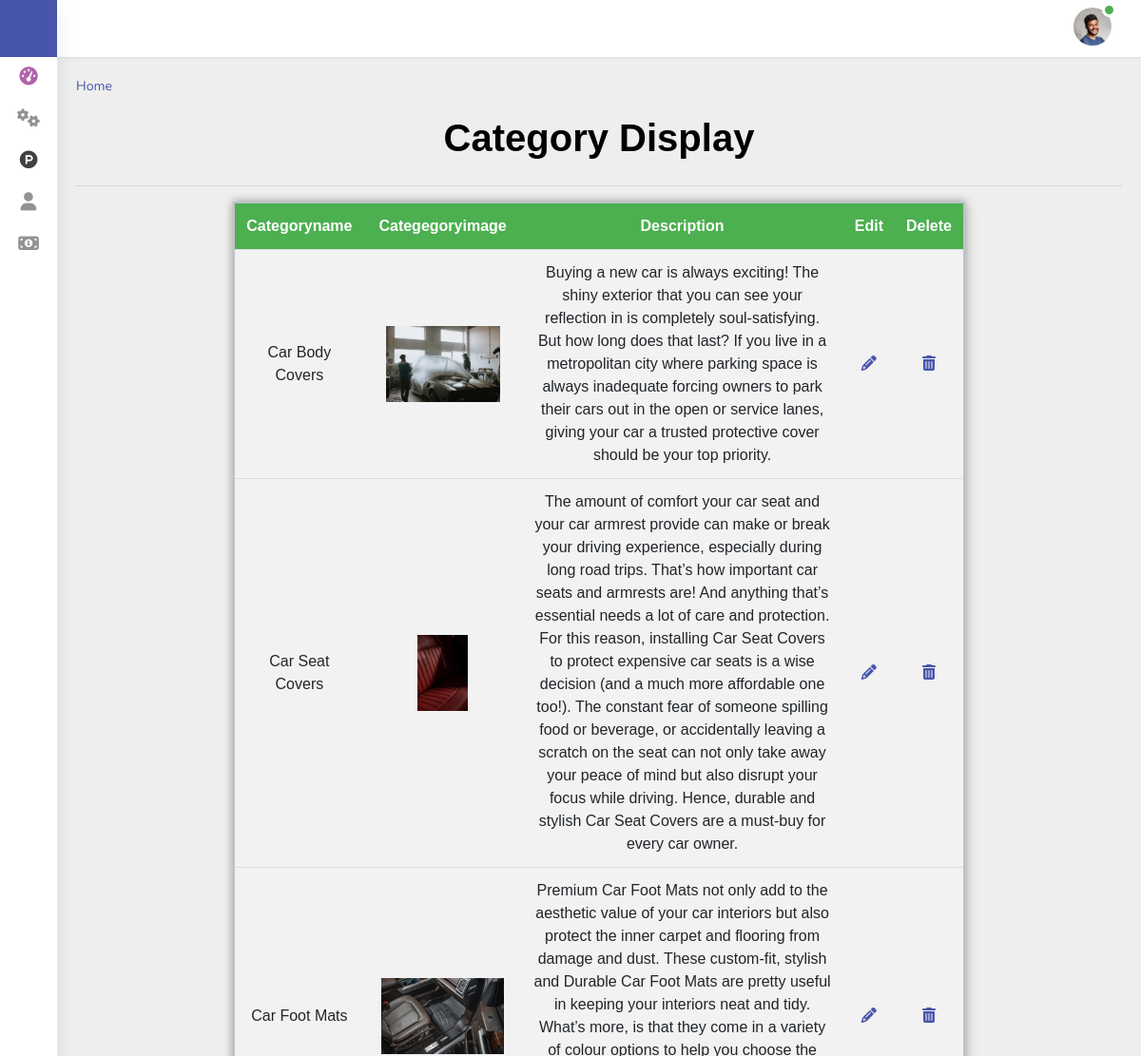
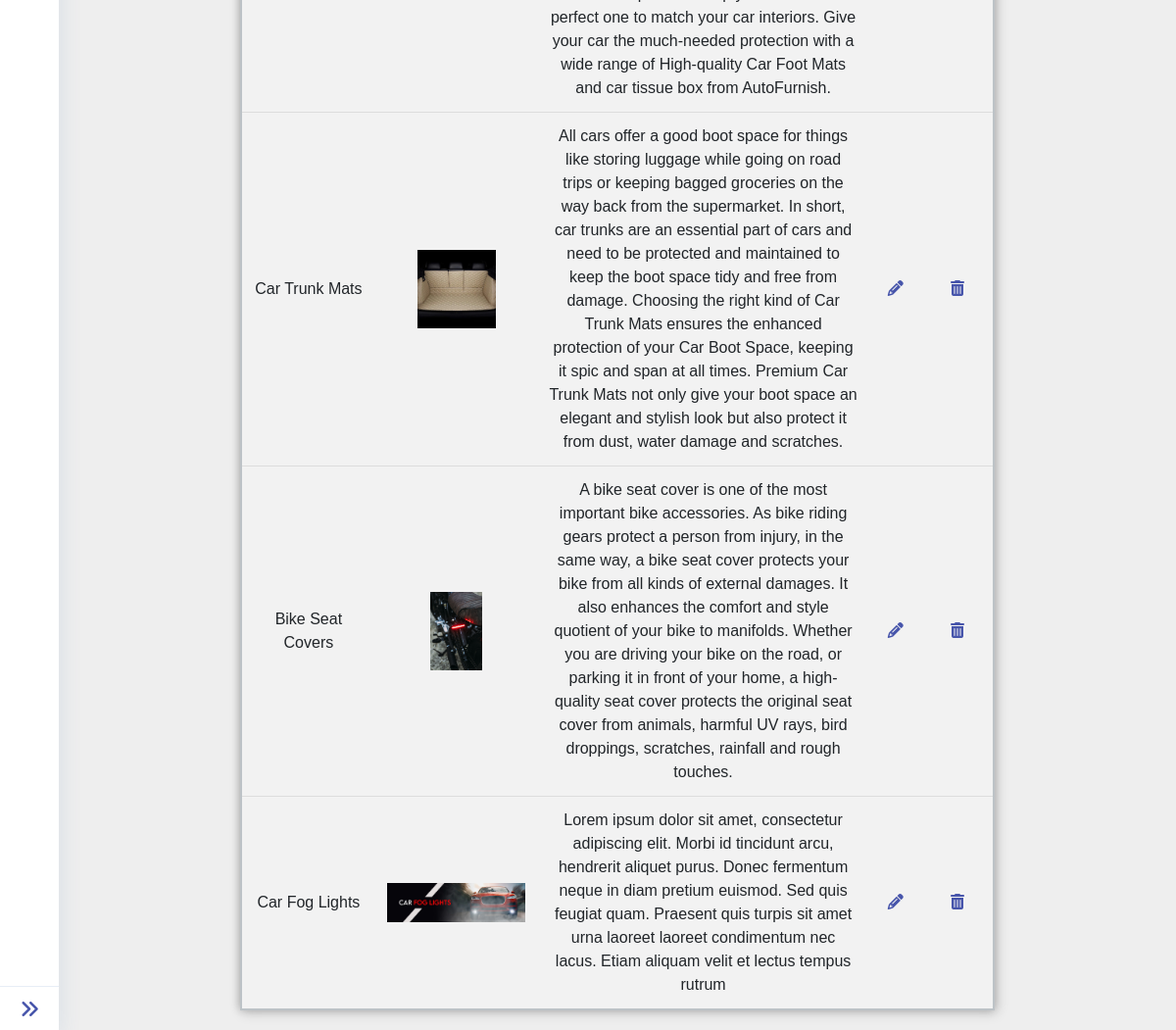
The app's page /myapp/categorydisplay/ with its own data (2 pictures, top to bottom).
### myapp/models.py (models this page shows)
class categorysave(models.Model):
    categoryname=models.CharField(max_length=30,null=True,blank=True)
    categoryimage=models.ImageField(upload_to='profile')
    description=models.CharField(max_length=100,null=True,blank=True)

### myapp/views.py (the view)
# urls.py: path('categorydisplay/',views.categorydisplay,name="categorydisplay"),
def categorydisplay(request):
    data=categorysave.objects.all()
    return render(request,"categorydisplay.html",{"key":data})

### myapp/templates/categorydisplay.html (shortened to what this page needs)
<!DOCTYPE html>
{% extends 'index.html' %}
{% block content %}
{% load static %}
<html lang="en">
<head>
    <link rel="stylesheet" type="text/css" href="{% static 'myapp/css/catdisplay.css' %}">
</head>
<body>
        <h1>Category Display</h1>
        <hr>
        <table >
            <thead >
                <tr  class="header1">
                    <th >Categoryname</th>
                    <th>Categegoryimage</th>
                    <th>Description</th>
                    <th>Edit</th>
                    <th>Delete</th>
                </tr>
            </thead>
            <tbody>
            {% for i in key %}
                <tr>
                    <td>{{i.categoryname}}</td>
                    <td>
                        <img src="{{i.categoryimage.url}}">
                    </td>
                    <td>{{i.description}}</td>
                    <td><a href="{% url 'displayeditcategory' dataid=i.id%}"><i class="fa fa-pencil" aria-hidden="true"></i></a></td>
                    <td><a href="{%  url 'deletecategory' dataid=i.id %}"><i class="fa fa-trash" aria-hidden="true"></i></a></td>
                </tr>
            {% endfor %}
            </tbody>
        </table>
</body>
</html>
{% endblock %}

### myapp/templates/index.html (shortened to what this page needs)
<!doctype html>
{% load static %}
<html lang="en">
<head>
  <link rel="stylesheet" href="https://cdn.jsdelivr.net/npm/bootstrap@4.0.0/dist/css/bootstrap.min.css">
  <link rel="stylesheet" href="{% static 'assets/css/style-starter.css' %}">
</head>
<body class="sidebar-menu-collapsed">
<section>
  <div class="sidebar-menu sticky-sidebar-menu">
    <div class="logo-icon text-center">
      <a href="{% url 'indexrender' %}" title="logo"><img src="{% static 'assets/images/logo.png' %}" alt="logo-icon"> </a>
    </div>
    <div class="sidebar-menu-inner">
      <ul class="nav nav-pills nav-stacked custom-nav">
        <li class="active"><a href="{% url 'indexrender' %}"><i class="fa fa-tachometer"></i><span>Home</span></a>
        </li>
        <li class="menu-list">
          <a href="{% url 'categoryform' %}"><i class="fa fa-cogs"></i>
            <span>Category</span></a>
        </li>
        <li class="menu-list">
          <a href="{% url 'productfill' %}"><i class="fa-brands fa-product-hunt"></i>
            <span>Product</span></a>
        </li>
         <li class="menu-list">
          <a href=""><i class="fa fa-user"></i>
            <span>User Info</span></a>
        </li>
         <li class="menu-list">
          <a href=""><i class="fa fa-money"></i>
            <span>Payment</span></a>
        </li>
      </ul>
      <a class="toggle-btn">
        <i class="fa fa-angle-double-right menu-collapsed__right"></i>
      </a>
    </div>
  </div>
  <div class="header sticky-header">
    <div class="menu-right">
      <div class="navbar user-panel-top">
        <div class="user-dropdown-details d-flex">
          <div class="profile_details">
            <ul>
              <li class="dropdown profile_details_drop">
                <a href="#" class="dropdown-toggle" data-toggle="dropdown" id="dropdownMenu3" aria-haspopup="true"
                  aria-expanded="false">
                  <div class="profile_img">
                    <img src="{% static 'assets/images/profileimg.jpg' %}" class="rounded-circle" alt="" />
                    <div class="user-active">
                      <span></span>
                    </div>
                  </div>
                </a>
              </li>
            </ul>
          </div>
        </div>
      </div>
    </div>
  </div>
<div class="main-content">
  <div class="container-fluid content-top-gap">
    <nav aria-label="breadcrumb">
      <ol class="breadcrumb my-breadcrumb">
        <li class="breadcrumb-item"><a href="{% url 'indexrender' %}">Home</a></li>
      </ol>
    </nav>
            {% block content %}{% endblock %}
</body>
</html>

### static/myapp/css/catdisplay.css (style rules this page uses)
body { padding: 0; margin: 0; font-family: Verdana, Geneva, Tahoma, sans-serif; }
h1 { text-align: center; font-weight: 600; color: black; padding: 10px 0px; }
th, td { padding: 12px; text-align: center; border-bottom: 1px solid #ddd; overflow-wrap: break-word; word-wrap: break-word; }
img { width: 100%; height: 10vh; object-fit: contain; mix-blend-mode: darken; }

### records on screen
categorysave: categoryname "Car Body Covers", categoryimage (picture), description "Buying a new car is always exciting! The shiny exterior that you can see your reflection in is completely soul-satisfying. But how long does that last? If you live in a metropolitan city where parking space is always inadequate forcing owners to park their cars out in the open or service lanes, giving your car a trusted protective cover should be your top priority."
categorysave: categoryname "Car Seat Covers", categoryimage (picture), description "The amount of comfort your car seat and your car armrest provide can make or break your driving experience, especially during long road trips. That’s how important car seats and armrests are! And anything that’s essential needs a lot of care and protection. For this reason, installing Car Seat Covers to protect expensive car seats is a wise decision (and a much more affordable one too!). The constant fear of someone spilling food or beverage, or accidentally leaving a scratch on the seat can not only take away your peace of mind but also disrupt your focus while driving. Hence, durable and stylish Car Seat Covers are a must-buy for every car owner."
categorysave: categoryname "Car Foot Mats", categoryimage (picture), description "Premium Car Foot Mats not only add to the aesthetic value of your car interiors but also protect the inner carpet and flooring from damage and dust. These custom-fit, stylish and Durable Car Foot Mats are pretty useful in keeping your interiors neat and tidy. What’s more, is that they come in a variety of colour options to help you choose the perfect one to match your car interiors. Give your car the much-needed protection with a wide range of High-quality Car Foot Mats and car tissue box from AutoFurnish."
categorysave: categoryname "Car Trunk Mats", categoryimage (picture), description "All cars offer a good boot space for things like storing luggage while going on road trips or keeping bagged groceries on the way back from the supermarket. In short, car trunks are an essential part of cars and need to be protected and maintained to keep the boot space tidy and free from damage. Choosing the right kind of Car Trunk Mats ensures the enhanced protection of your Car Boot Space, keeping it spic and span at all times. Premium Car Trunk Mats not only give your boot space an elegant and stylish look but also protect it from dust, water damage and scratches."
categorysave: categoryname "Bike Seat Covers", categoryimage (picture), description "A bike seat cover is one of the most important bike accessories. As bike riding gears protect a person from injury, in the same way, a bike seat cover protects your bike from all kinds of external damages. It also enhances the comfort and style quotient of your bike to manifolds. Whether you are driving your bike on the road, or parking it in front of your home, a high-quality seat cover protects the original seat cover from animals, harmful UV rays, bird droppings, scratches, rainfall and rough touches."
categorysave: categoryname "Car Fog Lights", categoryimage (picture), description "Lorem ipsum dolor sit amet, consectetur adipiscing elit. Morbi id tincidunt arcu, hendrerit aliquet purus. Donec fermentum neque in diam pretium euismod. Sed quis feugiat quam. Praesent quis turpis sit amet urna laoreet laoreet condimentum nec lacus. Etiam aliquam velit et lectus tempus rutrum"
